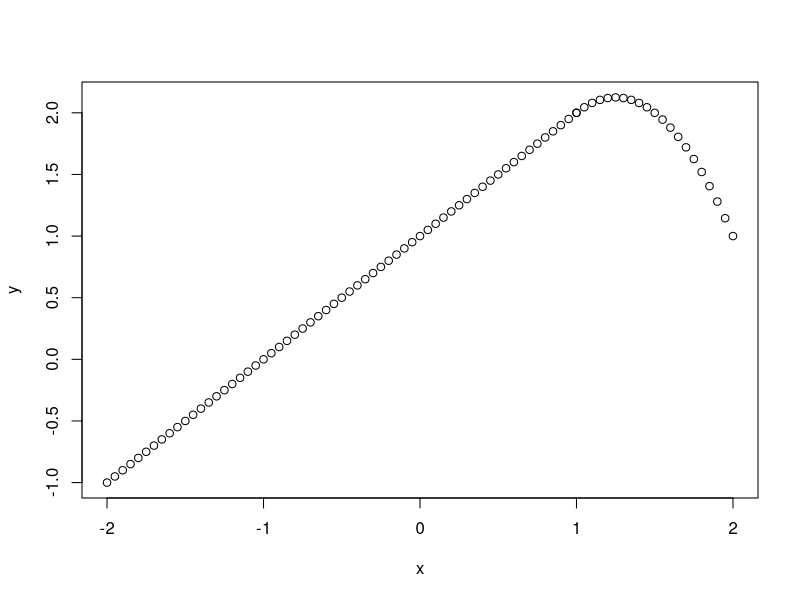
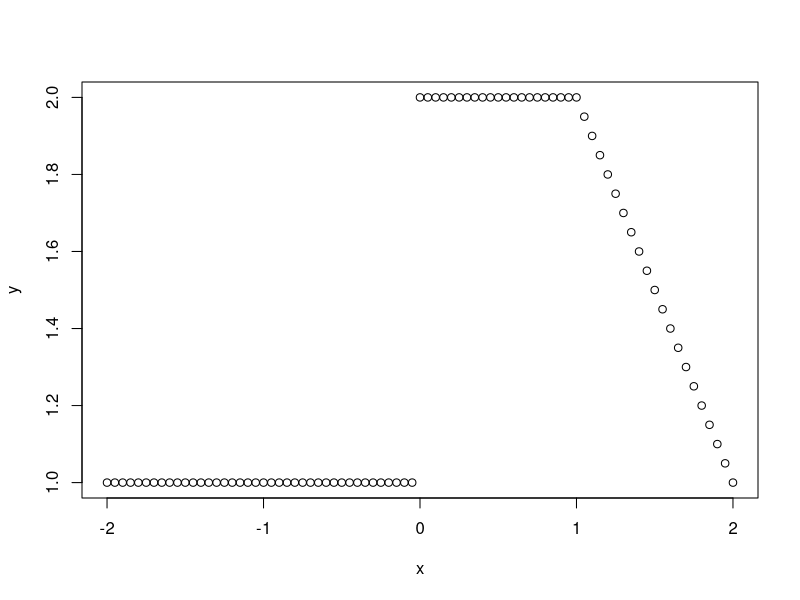

Recreate these plots in R, in order.
## ---- chunk 1
knitr::opts_chunk$set(echo = TRUE,
                      tidy=TRUE,
                      fig.align='center',
                      tidy.opts=list(width.cutoff=60))
# https://www.calvin.edu/~rpruim/courses/s341/S17/from-class/MathinRmd.html
## ---- chunk 2
x_lower = seq(-2, 1, by = 0.05)
x_upper = seq(1, 2, by = 0.05)

y_lower = 1 + x_lower
y_upper = -1 + 5 * x_upper - 2 * (x_upper ^ 2)

x <- c(x_lower, x_upper)
y <- c(y_lower, y_upper)

plot(x,y)
## ---- chunk 3
x = seq(-2, 2, 0.05)
y = 1 + 1 * I(x <= 2 & x >= 0) - (x-1) * I(x <= 2 & x >= 1)  + 3 * (x-3) * I (x <= 4 & x >= 3) + I(x <= 5 & x>4)

plot(x, y)

# y-intercept
y[which(x==0)]
